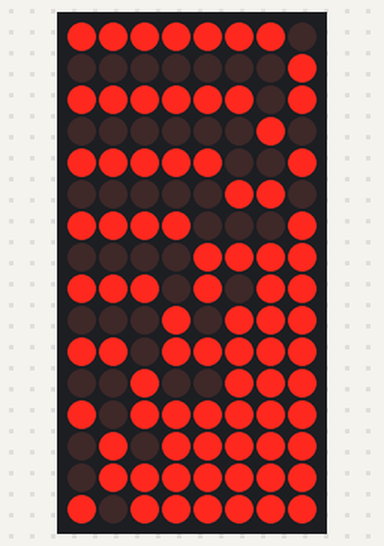
Bench run of a sketch on a simulated Arduino Mega 2560, built with avr-gcc and run on an emulated ATmega2560. On the bench: 8×16 LED matrix. Wiring (inferred from the names in the program): LED matrix (orientation assumed): rows pin 0, pin 1, pin 2, pin 3, pin 4, pin 5, pin 6, pin 7, pin 8, pin 9, pin 10, pin 11, pin 12, pin 13, pin 14, pin 15; columns pin 16, pin 17, pin 18, pin 19, pin 20, pin 21, pin 22, pin 23.

Above: at 0.08 s.
At 5.05 s:
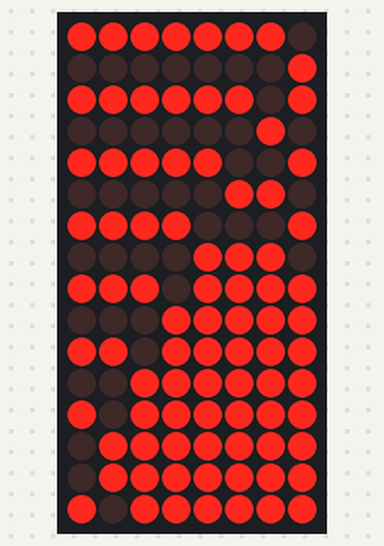
At 10.0 s:
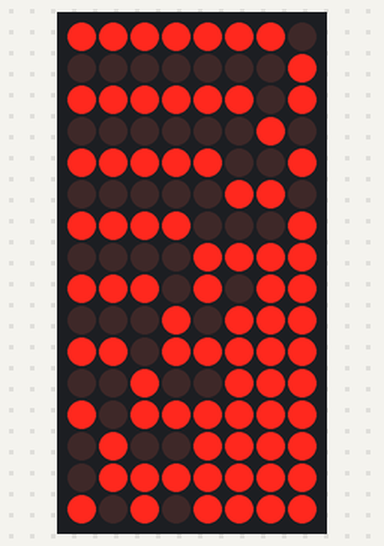
At 20.0 s:
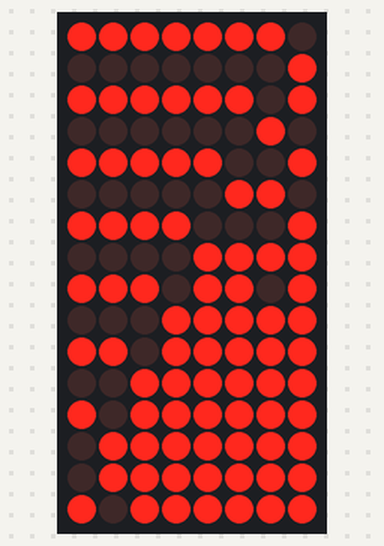
At 29.93 s:
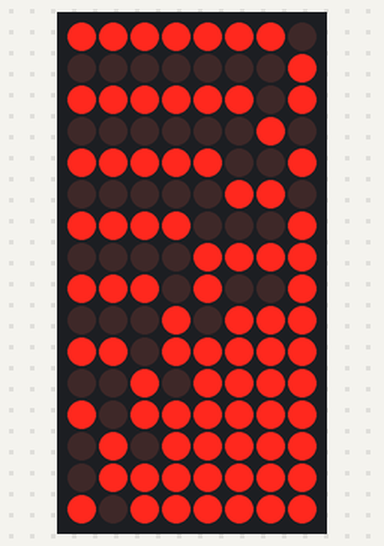
At 39.93 s:
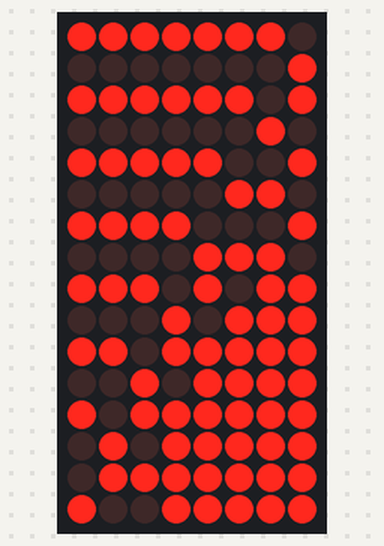

The sketch:

multiplexion.ino
```cpp
// Definir los pines a los que está conectada la matriz LED
const byte FILAS = 8;
const byte COLUMNAS = 8;

byte filaPines[FILAS][2] = {
  {0, 1}, // Fila 0
  {2, 3}, // Fila 1
  {4, 5}, // Fila 2
  {6, 7}, // Fila 3
  {8, 9}, // Fila 4
  {10, 11}, // Fila 5
  {12, 13}, // Fila 6
  {14, 15}  // Fila 7
};

byte columnaPines[COLUMNAS] = {16, 17, 18, 19, 20, 21, 22, 23}; // Columnas

// Definir la matriz que representa la imagen
byte imagen[FILAS] = {
  B10000000,
  B01000000,
  B01100000,
  B01110000,
  B01101000,
  B00000100,
  B00000010,
  B00000001
};

void setup() {
  // Configurar los pines como salidas
  for (byte i = 0; i < FILAS; i++) {
    pinMode(filaPines[i][0], OUTPUT);
    pinMode(filaPines[i][1], OUTPUT);
  }
  for (byte i = 0; i < COLUMNAS; i++) {
    pinMode(columnaPines[i], OUTPUT);
  }
}

void loop() {
  // Actualizar la imagen
  for (byte i = 0; i < COLUMNAS; i++) {
    // Seleccionar la columna correspondiente
    digitalWrite(columnaPines[i], HIGH);

    // Actualizar las filas
    for (byte j = 0; j < FILAS; j++) {
      digitalWrite(filaPines[j][0], bitRead(imagen[j], i));
      digitalWrite(filaPines[j][1], !bitRead(imagen[j], i));
    }

    // Esperar un breve instante antes de actualizar la siguiente columna
    delayMicroseconds(100);

    // Apagar todas las filas antes de actualizar la siguiente columna
    for (byte j = 0; j < FILAS; j++) {
      digitalWrite(filaPines[j][0], LOW);
      digitalWrite(filaPines[j][1], LOW);
    }

    // Desseleccionar la columna correspondiente
    digitalWrite(columnaPines[i], LOW);
  }
}
```
